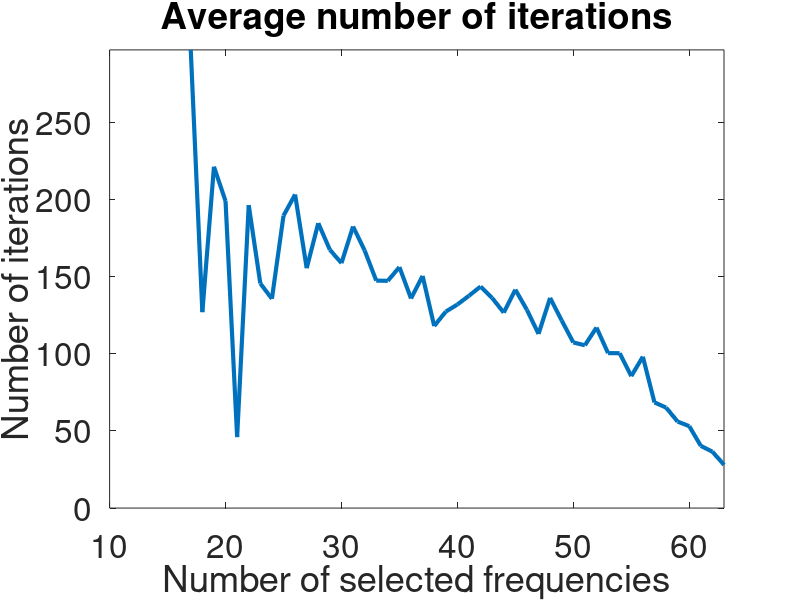
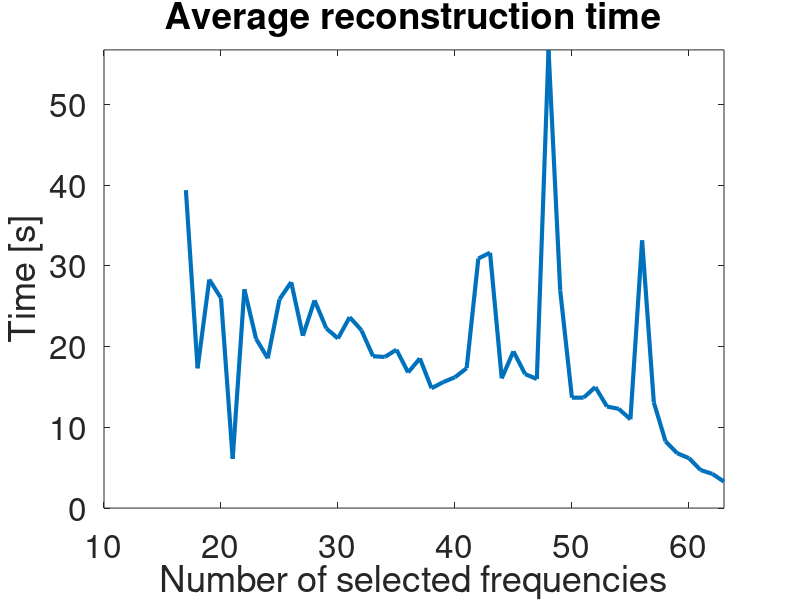
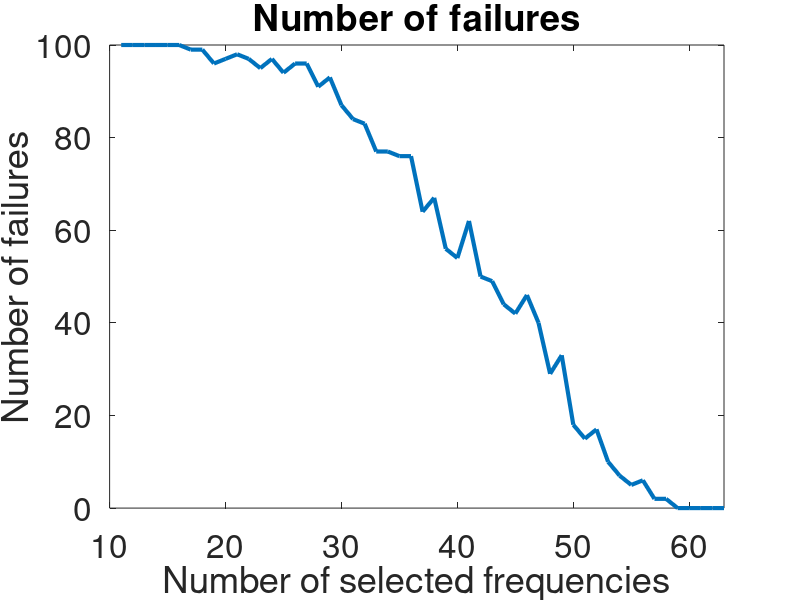

MATLAB code for these plots, in order:
close all
load data_rf.mat

figure('units','normalized','outerposition',[0 0 1 1])
set(gcf,'color','w');
plot(rf_vector, results_i, 'Linewidth', 3)
xlabel('Number of selected frequencies')
ylabel('Number of iterations')
xlim([10 inf])
ylim([0 inf])
title('Average number of iterations')
set(gca,'fontsize', 24)

figure('units','normalized','outerposition',[0 0 1 1])
set(gcf,'color','w');
plot(rf_vector, results_t, 'Linewidth', 3)
xlabel('Number of selected frequencies')
ylabel('Time [s]')
xlim([10 inf])
ylim([0 inf])
title('Average reconstruction time')
set(gca,'fontsize', 24)

figure('units','normalized','outerposition',[0 0 1 1])
set(gcf,'color','w');
plot(rf_vector, results_f, 'Linewidth', 3)
xlabel('Number of selected frequencies')
ylabel('Number of failures')
xlim([10 inf])
ylim([0 inf])
title('Number of failures')
set(gca,'fontsize', 24)